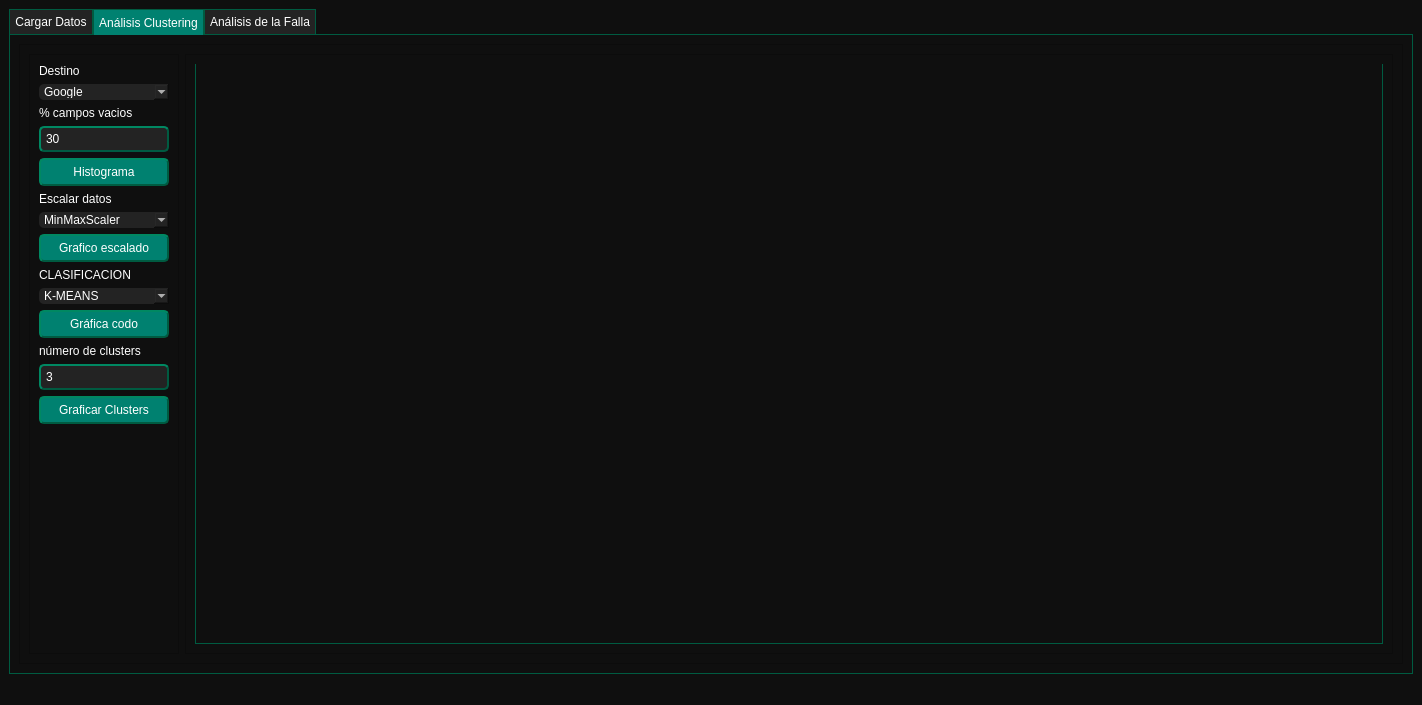
<?xml version="1.0" encoding="UTF-8"?>
<ui version="4.0">
 <class>MainWindow_IdentificacionFallas</class>
 <widget class="QMainWindow" name="MainWindow_IdentificacionFallas">
  <property name="geometry">
   <rect>
    <x>0</x>
    <y>0</y>
    <width>1422</width>
    <height>705</height>
   </rect>
  </property>
  <property name="windowTitle">
   <string>MainWindow</string>
  </property>
  <property name="styleSheet">
   <string notr="true">QMainWindow{
background-color:rgb(15,15,15);    /*fondo de todo el widget*/
    }

QWidget{
    background-color:rgb(15,15,15);    /*fondo de todo el widget*/
    }
    
    
    QMenuBar{
    color: rgb(66,200,195);
    background-color:qlineargradient(x1:0,y1:0,x2:0,y2:1, stop:0 rgb(0,91,65), stop:1 rgb(15,15,15)) ;
}   /*nodifica la barra del menu pero no su contenido*/
    
    
    QMenuBar::item{
    padding:0px 4px;
    border-radius:10px;
    padding-right: 20px;
    }  /*Modifica contenido del menu*/
    
    QMenuBar::item:selected{
    background-color:rgb(35,35,35);
    } /*Cambia el color del elemento del menu que este seleccionado */
    
    QMenuBar::item:disabled {
    background-color: rgb(15, 15, 15);
	color: rgb(35,35,35)
	}
    
    
    QMenu{
    color: rgb(66,200,195);
    background-color:qlineargradient(x1:0,y1:0,x2:0,y2:1, stop:0 rgb(15,15,15), stop:1 rgb(35,35,35)) ;
    }   /*nodifica la barra del menu pero no su contenido*/
    
    
    QMenu::item{
    padding:0px 4px;
    border-radius:10px;
    padding-right: 20px;
    
    }  /*Modifica contenido del menu*/
    
    QMenu::item:selected{
    background-color:rgb(35,35,35);
    } /*Cambia el color del elemento del menu que este seleccionado */
    
	QMenu::item:disabled {
    background-color: rgb(35, 35, 35);
	color: rgb(15,15,15)
	}
    
    
    
    QLabel{
    Color:white;
    }
    
    
    QPushButton{
    background-color: rgb(0,129,112);
    border-style: outset;
    border-width: 2px;
    border-radius: 5px;
    border-color: rgb(0,91,65);
    color: white;
    padding: 5px 10px;
    } /*configuracion general del boton*/
    
    QPushButton:hover{
    background: qradialgradient(cx: 0.5, cy:0.5, radius:1 ,fx:0.5, fy:0.5 , stop:0 rgb(0,129,112), stop: 1 rgb(0,91,65));
    border-style: outset;
    border-width: 2px;
    border-radius: 5px;
    border-color: transparent;
    color: white;
    } /*Configuracion del boton cuando se le pasa el mouse por encima*/
    
    QPushButton:pressed {
    background-color:rgb(0,91,65);
    border-style: outset;
    border-width: 2px;
    border-radius: 5px;
    border-color: white;
    color: white;
    }/*Configuracion del botob cuando se le hace clik*/
    
    
    QPushButton:disabled {
    background-color: rgb(35, 35, 35);
    border-style: outset;
    border-width: 2px;
    border-radius: 5px;
    border-color: transparent;
    color: rgb(15,15,15);
} 
    
    
    
    QComboBox{
    border: 2px rgb(0,129,112);
    border-radius: 5px;
    background-color:rgb(35,35,35);
    color: white;
    } /*como aparece en pantalla*/
    
	QComboBox:hover{
    background: qradialgradient(cx: 0.5, cy:0.5, radius:1 ,fx:0.5, fy:0.5 , stop:0 rgb(35,35,35), stop: 1 rgb(0,91,65));
    border-style: outset;
    border-width: 2px;
    border-radius: 5px;
    border-color: transparent;
    color: white;
    } 
    
    QComboBox::drop-down {
    subcontrol-origin:padding;
    subcontrol-position: top right;
    width: 15px;
    }
    
    QComboBox QAbstractItemView{
    border: 2px ;
    border-radius:5px;
    background-color:qlineargradient(x1:0,y1:0,x2:0,y2:2, stop:0 rgb(35,35,35), stop:1 rgb(0,91,65)) ;;
    color: white;
    
    } /*Modifica el menu desplegable del Combo box*/
    
    
    QToolButton{
    background-color: rgb(0,129,112);
    border-style: outset;
    border-width: 2px;
    border-radius: 5px;
    border-color:transparent;
    color: white;
    }
    
    QCheckBox {
    color: white;
    }
    
    QCheckBox::indicator:unchecked{
    background-color: rgb(0,129,112);
    border-radius: 3px;
    } /*Cambia el color del cuadrado cuando no esta seleccionado*/
    
    QCheckBox::indicator:disabled{
    background-color: rgb(35,35,35);
    border-radius: 3px;
    }

    QRadioButton {
    color: white;
    }
    
    QRadioButton::indicator:unchecked{
    background-color: rgb(0,129,112);
    border-radius: 6px;
    }/*Cambia el color del cuadrado cuando no esta seleccionado*/
    
    QListWidget{
    Color: white;
    background-color: rgb(35,35,35);
    border-radius: 5px;
    border-color: transparent;
    }
    
    
    /* Tab;al */
    
    /* view */
    QTableView{
    Color: white;
    background-color: rgb(15,15,15);
    }
    
    QTableView QHeaderView::section {
     background-color: rgb(35,35,35);
     border: 1px solid rgb(0,91,65);
    color:white;
    }
    
    QTableView QTableCornerButton::section {
     background-color: rgb(35,35,55);
     border: 1px solid rgb(0,91,65);
    }
    
    QTableView::item {
     border: 1px solid white;
    }
    
    /*Widget*/
    QTableWidget{
    Color: white;
    background-color: rgb(15,15,15);;
    }
    
    QTableWidget QHeaderView::section {
     background-color: rgb(35,35,35);
     border: 1px solid rgb(0,91,65);
    color:white;
    }
    
    QTableWidget QTableCornerButton::section {
     background-color: rgb(35,35,35);
     border: 1px solid rgb(0,91,65);
    }
    
    QTableWidget::item::hover{
    background: qradialgradient(cx: 0.5, cy:0.5, radius:4 ,fx:0.5, fy:0.5 , stop:0 rgb(15,15,15), stop: 1 rgb(0,91,65));
    border-style: outset;
    border-width: 2px;
    border-color: transparent;
    color: white;
    }

    QTableWidget::item::selected{
    border-style: outset;
    border-width: 2px;
    border-color: rgb(66,200,195);
    color: white;
    }
    
    /* barras deslizante */
    
    /* Vertical */
    QScrollBar:vertical {
     border: 1px solid transparent;  /* Cambia el color del borde de la barra deslizante vertical */
     background:  rgb(225,255,255);  /* Cambia el color de fondo de la barra deslizante vertical */
    width: 12px;  /* Cambia el ancho de la barra deslizante vertical */
    margin: 0px 0px 0px 0px;
    }
    QScrollBar::handle:vertical {
    background: rgb(35,35,35);  /* Cambia el color del cuadrado */
    border-radius: 4px;
    }
    QScrollBar::add-line:vertical { /*oculta flechas superior*/
    height: 0px;
    subcontrol-position: bottom;
    subcontrol-origin: margin;
    }
    QScrollBar::sub-line:vertical { /*oculta flechas inferior*/
     height: 0 px;
    subcontrol-position: top;
    subcontrol-origin: margin;
    }
    
    QScrollBar::handle:hover:vertical {
        background: rgb(0,129,112);
    }
    
    /* Horizontal*/
    QScrollBar:horizontal {
     border: 1px solid transparent;  /* Cambia el color del borde de la barra deslizante vertical */
     background:solid rgb(255,255,255);  /* Cambia el color de fondo de la barra deslizante vertical */
    height: 12px;  /* Cambia el ancho de la barra deslizante vertical */
    margin: 0px 0px 0px 0px;
    }
    QScrollBar::handle:horizontal {
    background: rgb(35,35,35);  /* Cambia el color del cuadrado */
    min-height: 20px;
    border-radius: 4px;
     border: 1px solid transparent;
    }
    
    QScrollBar::add-line:horizontal { /*oculta flechas superior*/
    height: 0px;
    subcontrol-position: bottom;
    subcontrol-origin: margin;
    }
    QScrollBar::sub-line:horizontal { /*oculta flechas inferior*/
     height: 0 px;
    subcontrol-position: top;
    subcontrol-origin: margin;
    }
    
    QScrollBar::handle:hover:horizontal {
    background: rgb(0,129,112);
    }
    
    /*tree*/
    QTreeWidget{
    Color: white;
    }
    
    QTreeWidget QHeaderView::section {
     background-color: rgb(35,35,35);
     border: 1px solid rgb(0,129,112);
    color:white;
    }
    
    /*line edit*/
    QLineEdit{
    background-color: rgb(35,35,35);
    border-style: outset;
    border-width: 2px;
    border-radius: 5px;
    border-color: rgb(0,91,65);
    color: white;
    padding: 3px;
    }

    QLineEdit:disabled {
        background-color: rgb(15,15,15);
        border-style: outset;
        border-width: 2px;
        border-radius: 5px;
        border-color: rgb(0,91,65);;
        color: white;
        padding: 3px;
    }

    QLineEdit:read-only {
        background-color: rgb(15,15,15);
        border-style: outset;
        border-width: 2px;
        border-radius: 5px;
        border-color: rgb(0,91,65);;
        color: white;
        padding: 3px;
    }
    /*spin box*/
    
    QSpinBox {
     border: 2px solid transparent; /* Ajusta el tipo de borde y el color  */
     border-radius: 5px;
     background-color: rgb(0,129,112);
     color: white;
    }
    
    QSpinBox::up-button{
     subcontrol-origin: padding;
    subcontrol-position: top right;
    
    }
    
     QSpinBox::down-button {
     subcontrol-origin: padding;
    subcontrol-position: bottom right;
    
    }
    
    QDateEdit{
    background-color: rgb(0,129,112);
    border-style: outset;
    border-width: 2px;
    border-radius: 5px;
    border-color: rgb(0,91,65);
    color: white;
    }
    
    QDateTimeEdit{
    background-color: rgb(0,129,112);
    border-style: outset;
    border-width: 2px;
    border-radius: 5px;
    border-color: rgb(0,91,65);
    color: white;
    }
    
    QTimeEdit{
    background-color: rgb(0,129,112);
    border-style: outset;
    border-width: 2px;
    border-radius: 5px;
    border-color: rgb(0,91,65);
    color: white;
    }


	QToolBox::tab{
    background-color: rgb(35,35,35);
    border-style: outset;
    border-width: 2px;
    border-radius: 5px;
    border-color: transparent;
    color: rgb(66,200,195);
	}

	QToolBox::tab:selected{
   background-color: rgb(0,129,112);
    border-style: outset;
    border-width: 2px;
    border-radius: 5px;
    border-color:transparent;
    color: white;
	}

    QTabWidget::pane {
        border: 0.5px solid rgb(0,91,65);
        top:-1px;  
      } 
      
    QTabBar::tab {
        background: rgb(35, 35, 35); 
        border: 0.5px solid rgb(0,91,65); 
        padding: 5px;
        color: white;
      } 
      
    QTabBar::tab:selected { 
        background:  rgb(0,129,112);; 
        margin-bottom: -1px;
      }</string>
  </property>
  <widget class="QWidget" name="centralwidget">
   <layout class="QGridLayout" name="gridLayout_4">
    <item row="0" column="0">
     <widget class="QTabWidget" name="tabWidget_2">
      <property name="currentIndex">
       <number>1</number>
      </property>
      <widget class="QWidget" name="tab_3">
       <attribute name="title">
        <string>Cargar Datos</string>
       </attribute>
       <layout class="QGridLayout" name="gridLayout_5">
        <item row="0" column="0">
         <widget class="QFrame" name="frame_4">
          <property name="maximumSize">
           <size>
            <width>251</width>
            <height>16777215</height>
           </size>
          </property>
          <property name="frameShape">
           <enum>QFrame::StyledPanel</enum>
          </property>
          <property name="frameShadow">
           <enum>QFrame::Raised</enum>
          </property>
          <layout class="QGridLayout" name="gridLayout_3">
           <item row="1" column="0">
            <widget class="QPushButton" name="pushButton_DescargaInf">
             <property name="enabled">
              <bool>false</bool>
             </property>
             <property name="sizePolicy">
              <sizepolicy hsizetype="Minimum" vsizetype="Fixed">
               <horstretch>0</horstretch>
               <verstretch>0</verstretch>
              </sizepolicy>
             </property>
             <property name="text">
              <string>Actualizar información?</string>
             </property>
            </widget>
           </item>
           <item row="0" column="0">
            <widget class="QPushButton" name="pushButton_CargaDatos">
             <property name="text">
              <string>Cargar información actual</string>
             </property>
            </widget>
           </item>
           <item row="0" column="1">
            <spacer name="horizontalSpacer">
             <property name="orientation">
              <enum>Qt::Horizontal</enum>
             </property>
             <property name="sizeHint" stdset="0">
              <size>
               <width>686</width>
               <height>20</height>
              </size>
             </property>
            </spacer>
           </item>
          </layout>
         </widget>
        </item>
        <item row="1" column="0">
         <widget class="QTableWidget" name="tableWidget"/>
        </item>
       </layout>
      </widget>
      <widget class="QWidget" name="tab">
       <attribute name="title">
        <string>Análisis Clustering</string>
       </attribute>
       <layout class="QGridLayout" name="gridLayout_2">
        <item row="0" column="0">
         <widget class="QFrame" name="frame">
          <property name="frameShape">
           <enum>QFrame::StyledPanel</enum>
          </property>
          <property name="frameShadow">
           <enum>QFrame::Raised</enum>
          </property>
          <layout class="QGridLayout" name="gridLayout_6">
           <item row="0" column="0">
            <widget class="QFrame" name="frame_2">
             <property name="maximumSize">
              <size>
               <width>150</width>
               <height>16777215</height>
              </size>
             </property>
             <property name="frameShape">
              <enum>QFrame::StyledPanel</enum>
             </property>
             <property name="frameShadow">
              <enum>QFrame::Raised</enum>
             </property>
             <layout class="QGridLayout" name="gridLayout">
              <item row="15" column="0">
               <widget class="QPushButton" name="pushButton_graficarcluster">
                <property name="text">
                 <string>Graficar Clusters</string>
                </property>
               </widget>
              </item>
              <item row="11" column="0">
               <widget class="QComboBox" name="comboBox_3">
                <item>
                 <property name="text">
                  <string>K-MEANS</string>
                 </property>
                </item>
               </widget>
              </item>
              <item row="16" column="0">
               <spacer name="verticalSpacer">
                <property name="orientation">
                 <enum>Qt::Vertical</enum>
                </property>
                <property name="sizeHint" stdset="0">
                 <size>
                  <width>20</width>
                  <height>40</height>
                 </size>
                </property>
               </spacer>
              </item>
              <item row="2" column="0">
               <widget class="QComboBox" name="comboBox">
                <item>
                 <property name="text">
                  <string>Google</string>
                 </property>
                </item>
                <item>
                 <property name="text">
                  <string>Youtube</string>
                 </property>
                </item>
                <item>
                 <property name="text">
                  <string>TikTok</string>
                 </property>
                </item>
                <item>
                 <property name="text">
                  <string>Instagram</string>
                 </property>
                </item>
               </widget>
              </item>
              <item row="7" column="0">
               <widget class="QLabel" name="label_5">
                <property name="text">
                 <string>Escalar datos</string>
                </property>
               </widget>
              </item>
              <item row="1" column="0">
               <widget class="QLabel" name="label">
                <property name="text">
                 <string>Destino</string>
                </property>
               </widget>
              </item>
              <item row="4" column="0">
               <widget class="QLabel" name="label_4">
                <property name="text">
                 <string>% campos vacios</string>
                </property>
               </widget>
              </item>
              <item row="13" column="0">
               <widget class="QLabel" name="label_8">
                <property name="text">
                 <string>número de clusters</string>
                </property>
               </widget>
              </item>
              <item row="10" column="0">
               <widget class="QLabel" name="label_7">
                <property name="text">
                 <string>CLASIFICACION</string>
                </property>
               </widget>
              </item>
              <item row="9" column="0">
               <widget class="QPushButton" name="pushButton_escalar">
                <property name="text">
                 <string>Grafico escalado</string>
                </property>
               </widget>
              </item>
              <item row="12" column="0">
               <widget class="QPushButton" name="pushButton_grafCodo">
                <property name="text">
                 <string>Gráfica codo</string>
                </property>
               </widget>
              </item>
              <item row="14" column="0">
               <widget class="QLineEdit" name="lineEdit_2">
                <property name="text">
                 <string>3</string>
                </property>
               </widget>
              </item>
              <item row="6" column="0">
               <widget class="QPushButton" name="pushButton_correr_actual">
                <property name="text">
                 <string>Histograma</string>
                </property>
               </widget>
              </item>
              <item row="8" column="0">
               <widget class="QComboBox" name="comboBox_2">
                <item>
                 <property name="text">
                  <string>MinMaxScaler</string>
                 </property>
                </item>
                <item>
                 <property name="text">
                  <string>StandardScaler</string>
                 </property>
                </item>
                <item>
                 <property name="text">
                  <string>RobustScaler</string>
                 </property>
                </item>
                <item>
                 <property name="text">
                  <string>MaxAbsScaler</string>
                 </property>
                </item>
                <item>
                 <property name="text">
                  <string>Normalizer</string>
                 </property>
                </item>
                <item>
                 <property name="text">
                  <string>QuantileTransformer</string>
                 </property>
                </item>
               </widget>
              </item>
              <item row="5" column="0">
               <widget class="QLineEdit" name="lineEdit">
                <property name="text">
                 <string>30</string>
                </property>
               </widget>
              </item>
             </layout>
            </widget>
           </item>
           <item row="0" column="1">
            <widget class="QFrame" name="frame_3">
             <property name="frameShape">
              <enum>QFrame::StyledPanel</enum>
             </property>
             <property name="frameShadow">
              <enum>QFrame::Raised</enum>
             </property>
             <layout class="QVBoxLayout" name="verticalLayout_2">
              <item>
               <widget class="QTabWidget" name="tabWidget">
                <property name="currentIndex">
                 <number>-1</number>
                </property>
               </widget>
              </item>
             </layout>
            </widget>
           </item>
          </layout>
         </widget>
        </item>
       </layout>
      </widget>
      <widget class="QWidget" name="tab_2">
       <attribute name="title">
        <string>Análisis de la Falla</string>
       </attribute>
       <widget class="QPushButton" name="pushButton">
        <property name="enabled">
         <bool>false</bool>
        </property>
        <property name="geometry">
         <rect>
          <x>20</x>
          <y>30</y>
          <width>111</width>
          <height>31</height>
         </rect>
        </property>
        <property name="text">
         <string>Gráfico señales</string>
        </property>
       </widget>
       <widget class="QPushButton" name="pushButton_2">
        <property name="enabled">
         <bool>false</bool>
        </property>
        <property name="geometry">
         <rect>
          <x>20</x>
          <y>90</y>
          <width>111</width>
          <height>31</height>
         </rect>
        </property>
        <property name="text">
         <string>Capa de falla</string>
        </property>
       </widget>
      </widget>
     </widget>
    </item>
   </layout>
  </widget>
  <widget class="QMenuBar" name="menubar">
   <property name="geometry">
    <rect>
     <x>0</x>
     <y>0</y>
     <width>1422</width>
     <height>16</height>
    </rect>
   </property>
  </widget>
  <widget class="QStatusBar" name="statusbar"/>
 </widget>
 <resources/>
 <connections/>
</ui>
